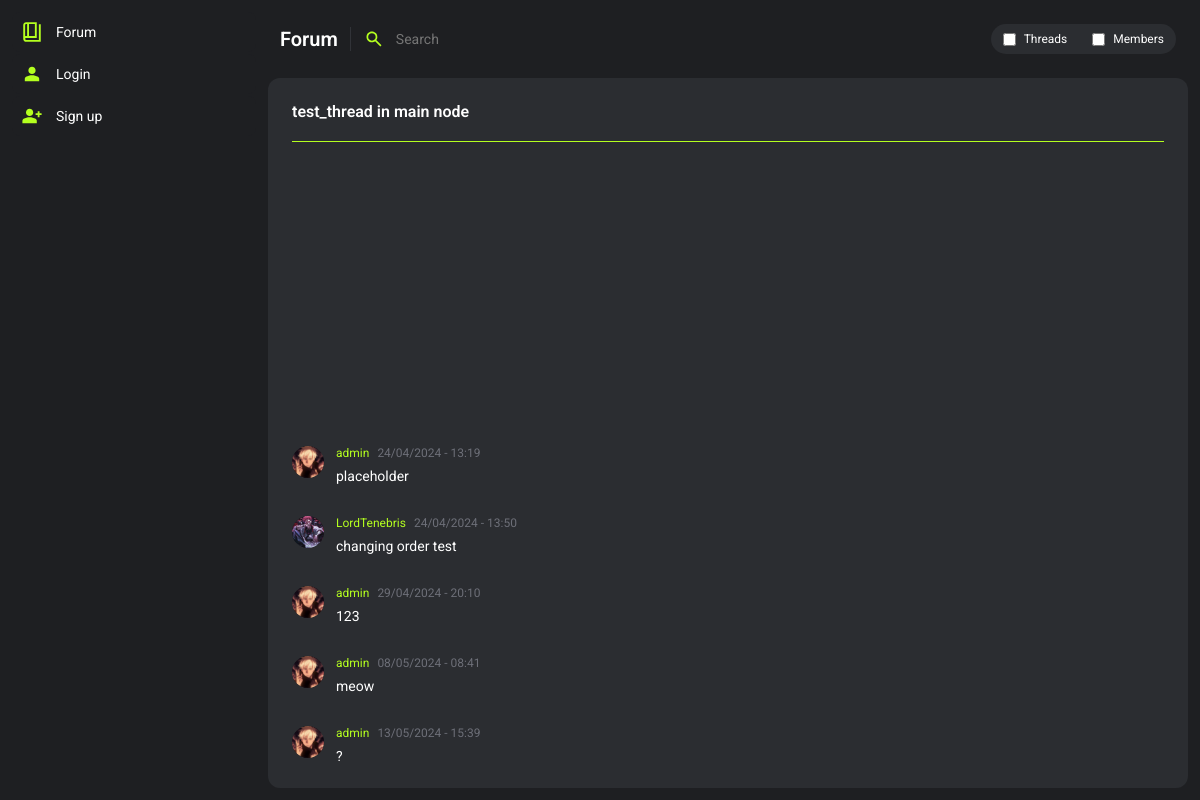
The app's page /forum/main-forum/test_thread-in-main-node.1/ with its own data.
### forum/models.py (models this page shows, shortened)
class Thread(models.Model):
    user = models.ForeignKey(User, on_delete=models.SET_NULL, null=True)
    title = models.CharField(max_length=225)
    slug = models.SlugField(max_length=225, blank=True, null=True)
    node = models.ForeignKey(Node, on_delete=models.CASCADE)
    is_closed = models.BooleanField(default=False)
    is_visible = models.BooleanField(default=True)
    is_pinned = models.BooleanField(default=False)
    msg_amount = models.IntegerField(blank=True, null=True, default=1)
    invis_reason = models.TextField(blank=True, null=True)
    deleted_by = models.ForeignKey(User, on_delete=models.SET_NULL, null=True, blank=True, related_name="thread_deleted_by")
    time_created = models.DateTimeField(default=datetime.now())
    time_changed = models.DateTimeField(null=True, blank=True)

class Message(models.Model):
    thread = models.ForeignKey(Thread, on_delete=models.CASCADE)
    user = models.ForeignKey(User, on_delete=models.CASCADE)
    message = models.TextField()
    is_start = models.BooleanField(default=False)
    upvotes = models.PositiveIntegerField(null=True, blank=True, default=0)
    downvotes = models.PositiveIntegerField(null=True, blank=True, default=0)
    is_solution = models.BooleanField(default=False)
    is_visible = models.BooleanField(default=True)
    deleted_by = models.ForeignKey(User, on_delete=models.SET_NULL, blank=True, null=True, related_name="deleted_by")
    invis_reason = models.TextField(blank=True, null=True)
    time_created = models.DateTimeField(default=datetime.now())
    time_changed = models.DateTimeField(null=True, blank=True)
    changer = models.ForeignKey(User, on_delete=models.SET_NULL, null=True, blank=True, related_name="changer")

### users/models.py (models this page shows, shortened)
class Profile(models.Model):
    user = models.OneToOneField(User, on_delete=models.CASCADE)
    title = models.CharField(max_length=100, null=True, blank=True, default="Member")
    info = models.CharField(max_length=200, null=True, blank=True)
    profile_picture = models.CharField(max_length=225, null=True, blank=True, default="default.svg")
    warnings = models.SmallIntegerField(default=0)
    active_notifications = models.IntegerField(default=0)
    is_banned = models.BooleanField(default=False)
    banned_by = models.ForeignKey(User, related_name='banned_by', null=True, blank=True, on_delete=models.SET_NULL)
    ban_reason = models.TextField(null=True, blank=True)
    ban_time = models.DateTimeField(null=True, blank=True)

### forum/views.py (the view, shortened to what this page needs)
# urls.py: path('<slug:section>/<slug:thread>.<int:thread_id>/', thread, name='thread'),
def thread(request, section, thread, thread_id):
    try:
        _thread = Thread.objects.get(id=thread_id)
        if (not _thread.is_visible) and (not request.user.has_perm('forum.view_thread')):
            return render(request, 'error.html', {'error_str':base_strings.ERRORS['perms_required']})
        if (_thread.node.type_private and (request.user != _thread.user and not request.user.has_perm('forum.view_thread'))):
            return redirect('section', _thread.node.slug)
    except:
        return render(request, 'error.html', {'error_str':base_strings.ERRORS['thread_not_found']})
    try:
        _section = Node.objects.filter(slug__iexact=section)
        _magic = Thread.objects.filter(slug__iexact=thread)
    except:
        return redirect('thread', _thread.node.slug, _thread.slug, thread_id)
    else:
        if _thread.node not in _section or not any(_magic):
            return redirect('thread', _thread.node.slug, _thread.slug, thread_id)
    msgs_usual = list(Message.objects.filter(thread=_thread, is_solution=False).order_by('id'))
    try: # if there is a message marked as solution
        msg_solution = Message.objects.get(thread=_thread, is_solution=True)
        msgs_usual.insert(1, msg_solution)
    except: # if there is not solution - do nothing
        pass
    context = {
        'thread':_thread,
        'messages': msgs_usual
    }
    return render(request, 'forum_thread.html', context)

### users/chat_processor.py (called while the page is built, shortened)
def profile_processor(request):
    chat_data = {}
    return chat_data

### forum/templates/forum_thread.html (shortened to what this page needs)
{% extends 'base.html' %}
{% block style %}
    {% load static %}
    <link rel="stylesheet" href="{% static 'forum.css' %}">
    <link rel="stylesheet" href="{% static 'thread.css' %}">
    <link rel="stylesheet" href="{% static 'popup.css' %}">
    <link rel="stylesheet" href="{% static 'profile.css' %}">
{% endblock %}
{% block header %}
    <header class="wrapper">
        <h2 class="title">Forum</h2>
        <div class="headerLine"></div>
        <form class="wrapper headerSearch" action="{% url 'forum_main' %}" method="post">
            <input class="headerSearchInput" placeholder="Search" type="text" name="search" id="">
            <div class="wrapper forumSearchFilterContainer">
                <div class="wrapper forumSearchFilterBtn">
                    <input type="checkbox" name="content_type" id="threads_checkbox" value="threads">
                    <label for="threads_checkbox" class="forumSearchFilterText">Threads</label>
                </div>
                <div class="wrapper forumSearchFilterBtn">
                    <input type="checkbox" name="content_type" id="members_checkbox" value="members">
                    <label for="members_checkbox" class="forumSearchFilterText">Members</label>
                </div>
            </div>
        </form>
    </header>
{% endblock %}
{% block content %}
<div class="container forumThreadContent">
    <div class="container card largeCard">
        <div class="wrapper forumCardHeader space">
            {% if thread.is_visible %}
                <h2 class="forumCardTitle thread_title" id="{{thread.id}}">{{ thread.title }}</h2>
            {% endif %}
        </div>
        <div class="cardLine"></div>
        <div class="container forumCardCanvas">
            {% for msg in messages %}
                {% if msg.is_visible %}
                    <div class="wrapper forumMessage" id="{{ msg.id }}">
                        <img class="forumMessageProfilePicture" src="{{ media_url }}{{ msg.user.profile.profile_picture }}" alt="">
                        <div class="container forumMessageBody">
                            <div class="wrapper forumMessageMetaWrapper">
                                <div class="wrapper forumMessageUserMeta">
                                    {% if msg.user.profile.is_banned and perms.view_profile %}
                                        <a class="forumMessageUsername" href="{% url 'profile_view' msg.user.id %}"><del>{{ msg.user.username }}</del></a>
                                    {% else %}
                                        <a class="forumMessageUsername" href="{% url 'profile_view' msg.user.id %}">{{ msg.user.username }}</a>
                                    {% endif %}
                                    {% if msg.time_changed %}
                                        <p class="meta">{{ msg.time_changed|date:"d/m/Y - H:i" }} (edited
                                            {% if perms.view_message %}
                                            by {{msg.changer}})
                                            {% endif %}
                                        </p>
                                    {% else %}
                                        <p class="meta">{{ msg.time_created|date:"d/m/Y - H:i" }}</p>
                                    {% endif %}
                                </div>
                            </div>
                            <p class="forumMessageContent">{{ msg.message }}</p>
                        </div>
                    </div>
                {% endif %}
            {% endfor %}
        </div>
    </div>
</div>
{% endblock %}

### base/static/themes/theme_0.css (style rules this page uses)
:root { --text: #ffffff; --text-muted: #6D6F78; --bg: #1E1F22; --primary: #2B2D31; --border_dark: #404249; --border_light: #313338; --isClickable: #404249; --focus: #313338; --accent: #B4FF1F; }

### base/static/style.css (style rules this page uses)
* { margin: 0; padding: 0; border: none; font-family: "Roboto", sans-serif; }
body { box-sizing: border-box; height: 100vh; background-color: var(--bg); display: grid; grid-template-columns: 256px minmax(256px , 1fr); gap: 12px; }
a { text-decoration: none; }
.container { display: flex; flex-direction: column; }
.wrapper { display: flex; }
.space { justify-content: space-between; }
.title { color: var(--text); font-size: 20px; font-weight: 600; }
.meta { color: var(--text-muted); font-size: 12px; }
header { padding: 12px; align-items: center; gap: 12px; }
.headerLine { width: 1px; height: 24px; border-left: 1px solid var(--border_light); }
.card { box-sizing: border-box; padding: 12px; border-radius: 12px; background-color: var(--primary); gap: 8px; }
.cardLine { margin: 0px 12px; border-top: 1px solid var(--border_dark); }
.cardLine:nth-child(2) { border-top: 1px solid var(--accent); }

### forum/static/forum.css (style rules this page uses)
.forumThreadContent { height: 100%; box-sizing: border-box; }
.largeCard { height: 100%; box-sizing: border-box; }
.forumCardHeader { padding: 6px 4px; border-radius: 12px 12px 0px 0px; align-items: center; gap: 4px; }
.forumCardTitle { padding: 6px 8px; font-size: 16px; font-weight: 600; color: var(--text); }
.forumCardCanvas { flex-grow: 1; justify-content: flex-end; gap: 8px; }
.forumMessage { padding: 12px; gap: 12px; }
.forumMessageProfilePicture { align-self: flex-start; aspect-ratio: 1/1; object-fit: cover; object-position: center; width: 32px; border-radius: 32px; background-color: var(--bg); }
.forumMessageBody { flex-grow: 1; gap: 8px; }
.forumMessageMetaWrapper { justify-content: space-between; }
.forumMessageUserMeta { gap: 8px; }
.forumMessageUsername { font-size: 12px; color: var(--accent); }
.forumMessageContent { overflow-wrap: break-word; word-break: break-all; font-size: 14px; color: var(--text); }
.headerSearch { flex-grow: 1; align-items: center; gap: 12px; }
.headerSearchInput { flex-grow: 1; padding: 6px 12px 6px 0px; font-size: 14px; color: var(--text); background-color: var(--bg); }
.forumSearchFilterBtn { align-items: center; gap: 8px; }
.forumSearchFilterText { color: var(--text); font-size: 12px; }
.forumSearchFilterContainer { padding: 8px 12px; border-radius: 32px; background-color: var(--primary); gap: 12px; }

### records on screen
Thread: title "test_thread in main node"
Message: user.profile.profile_picture (picture), user.username "admin", time_created "24/04/2024 - 13:19", message "placeholder"
Message: user.profile.profile_picture (picture), user.username "LordTenebris", time_created "24/04/2024 - 13:50", message "changing order test"
Message: user.profile.profile_picture (picture), user.username "admin", time_created "29/04/2024 - 20:10", message "123"
Message: user.profile.profile_picture (picture), user.username "admin", time_created "08/05/2024 - 08:41", message "meow"
Message: user.profile.profile_picture (picture), user.username "admin", time_created "13/05/2024 - 15:39", message "?"
